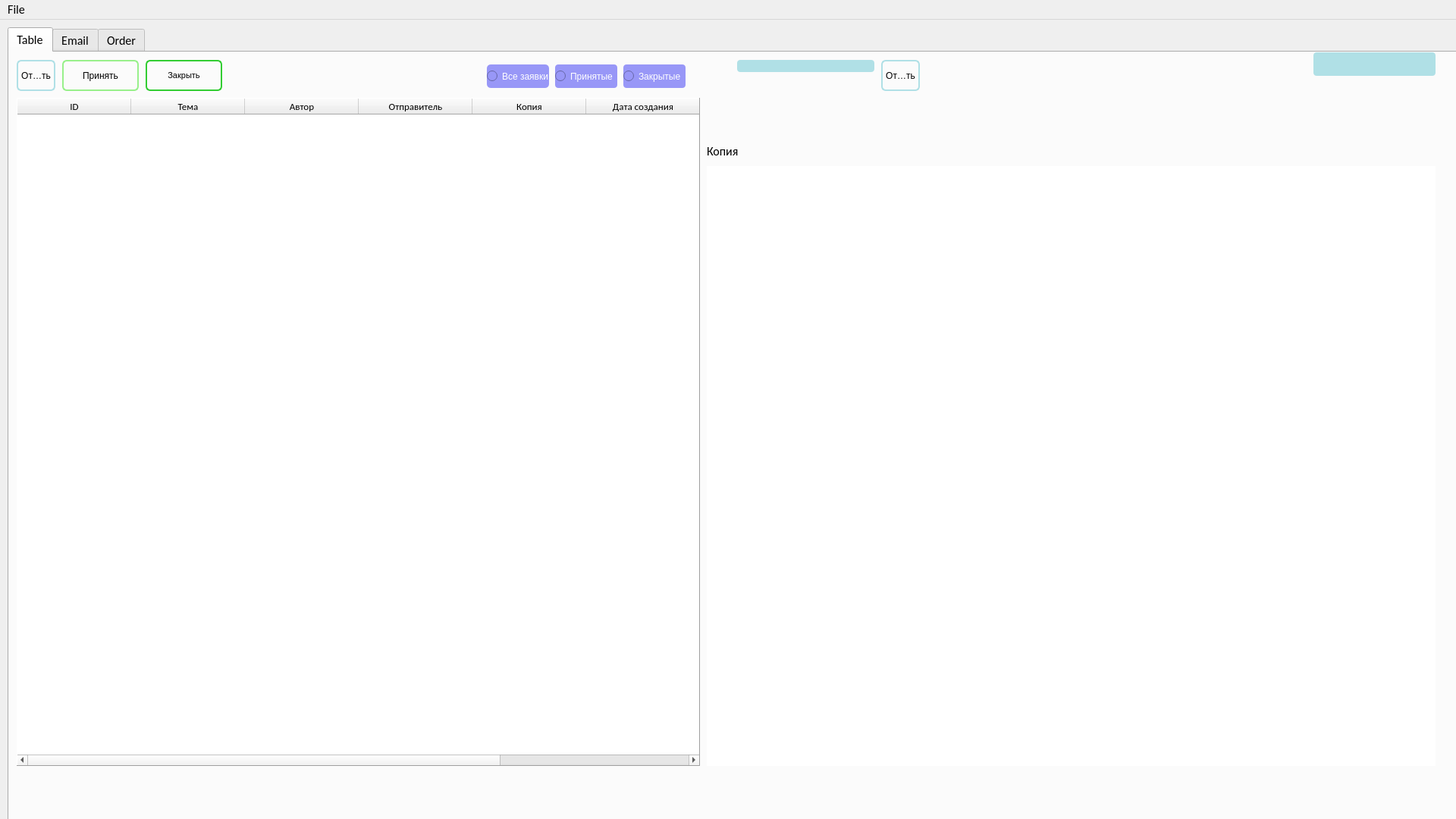
<?xml version="1.0" encoding="UTF-8"?>
<ui version="4.0">
 <class>MainWindow</class>
 <widget class="QMainWindow" name="MainWindow">
  <property name="geometry">
   <rect>
    <x>0</x>
    <y>0</y>
    <width>1920</width>
    <height>1080</height>
   </rect>
  </property>
  <property name="minimumSize">
   <size>
    <width>800</width>
    <height>600</height>
   </size>
  </property>
  <property name="font">
   <font>
    <family>Calibri</family>
    <pointsize>12</pointsize>
   </font>
  </property>
  <property name="windowTitle">
   <string>MainWindow</string>
  </property>
  <property name="whatsThis">
   <string/>
  </property>
  <property name="documentMode">
   <bool>false</bool>
  </property>
  <widget class="QWidget" name="centralwidget">
   <widget class="QTabWidget" name="tabWidget">
    <property name="geometry">
     <rect>
      <x>10</x>
      <y>10</y>
      <width>1920</width>
      <height>1080</height>
     </rect>
    </property>
    <property name="sizeIncrement">
     <size>
      <width>0</width>
      <height>0</height>
     </size>
    </property>
    <property name="baseSize">
     <size>
      <width>0</width>
      <height>0</height>
     </size>
    </property>
    <property name="font">
     <font>
      <family>Calibri</family>
      <pointsize>12</pointsize>
      <weight>50</weight>
      <italic>false</italic>
      <bold>false</bold>
     </font>
    </property>
    <property name="acceptDrops">
     <bool>false</bool>
    </property>
    <property name="styleSheet">
     <string notr="true">font: 12pt &quot;Calibri&quot;;


</string>
    </property>
    <property name="currentIndex">
     <number>0</number>
    </property>
    <property name="iconSize">
     <size>
      <width>45</width>
      <height>45</height>
     </size>
    </property>
    <property name="elideMode">
     <enum>Qt::ElideLeft</enum>
    </property>
    <property name="documentMode">
     <bool>false</bool>
    </property>
    <property name="tabsClosable">
     <bool>false</bool>
    </property>
    <property name="movable">
     <bool>true</bool>
    </property>
    <property name="tabBarAutoHide">
     <bool>false</bool>
    </property>
    <widget class="QWidget" name="tab">
     <attribute name="title">
      <string>Table</string>
     </attribute>
     <widget class="QTableWidget" name="tableWidget_table">
      <property name="geometry">
       <rect>
        <x>10</x>
        <y>60</y>
        <width>901</width>
        <height>881</height>
       </rect>
      </property>
      <property name="font">
       <font>
        <family>Calibri</family>
        <pointsize>10</pointsize>
        <weight>3</weight>
        <italic>false</italic>
        <bold>false</bold>
       </font>
      </property>
      <property name="mouseTracking">
       <bool>false</bool>
      </property>
      <property name="styleSheet">
       <string notr="true">font: 25 10pt &quot;Calibri&quot;;
selection-background-color: #b0e0e6
</string>
      </property>
      <property name="frameShape">
       <enum>QFrame::Panel</enum>
      </property>
      <property name="frameShadow">
       <enum>QFrame::Raised</enum>
      </property>
      <property name="sizeAdjustPolicy">
       <enum>QAbstractScrollArea::AdjustToContentsOnFirstShow</enum>
      </property>
      <property name="editTriggers">
       <set>QAbstractItemView::NoEditTriggers</set>
      </property>
      <property name="alternatingRowColors">
       <bool>true</bool>
      </property>
      <property name="selectionMode">
       <enum>QAbstractItemView::SingleSelection</enum>
      </property>
      <property name="selectionBehavior">
       <enum>QAbstractItemView::SelectRows</enum>
      </property>
      <property name="showGrid">
       <bool>false</bool>
      </property>
      <property name="gridStyle">
       <enum>Qt::NoPen</enum>
      </property>
      <property name="sortingEnabled">
       <bool>false</bool>
      </property>
      <property name="wordWrap">
       <bool>true</bool>
      </property>
      <property name="cornerButtonEnabled">
       <bool>true</bool>
      </property>
      <property name="rowCount">
       <number>0</number>
      </property>
      <property name="columnCount">
       <number>7</number>
      </property>
      <attribute name="horizontalHeaderVisible">
       <bool>true</bool>
      </attribute>
      <attribute name="horizontalHeaderCascadingSectionResizes">
       <bool>false</bool>
      </attribute>
      <attribute name="horizontalHeaderDefaultSectionSize">
       <number>150</number>
      </attribute>
      <attribute name="horizontalHeaderHighlightSections">
       <bool>true</bool>
      </attribute>
      <attribute name="horizontalHeaderMinimumSectionSize">
       <number>40</number>
      </attribute>
      <attribute name="horizontalHeaderShowSortIndicator" stdset="0">
       <bool>false</bool>
      </attribute>
      <attribute name="horizontalHeaderStretchLastSection">
       <bool>false</bool>
      </attribute>
      <attribute name="verticalHeaderCascadingSectionResizes">
       <bool>true</bool>
      </attribute>
      <attribute name="verticalHeaderDefaultSectionSize">
       <number>30</number>
      </attribute>
      <attribute name="verticalHeaderShowSortIndicator" stdset="0">
       <bool>true</bool>
      </attribute>
      <attribute name="verticalHeaderStretchLastSection">
       <bool>false</bool>
      </attribute>
      <column>
       <property name="text">
        <string>ID</string>
       </property>
      </column>
      <column>
       <property name="text">
        <string>Тема</string>
       </property>
      </column>
      <column>
       <property name="text">
        <string>Автор</string>
       </property>
      </column>
      <column>
       <property name="text">
        <string>Отправитель</string>
       </property>
      </column>
      <column>
       <property name="text">
        <string>Копия</string>
       </property>
      </column>
      <column>
       <property name="text">
        <string>Дата создания</string>
       </property>
      </column>
      <column>
       <property name="text">
        <string>Вложение</string>
       </property>
      </column>
     </widget>
     <widget class="QLabel" name="label_specialist">
      <property name="geometry">
       <rect>
        <x>1720</x>
        <y>0</y>
        <width>161</width>
        <height>31</height>
       </rect>
      </property>
      <property name="font">
       <font>
        <family>Calibri</family>
        <pointsize>12</pointsize>
        <weight>50</weight>
        <italic>false</italic>
        <bold>false</bold>
       </font>
      </property>
      <property name="layoutDirection">
       <enum>Qt::LeftToRight</enum>
      </property>
      <property name="styleSheet">
       <string notr="true">border-radius: 4px;
background-color: #b0e0e6;
color:white</string>
      </property>
      <property name="text">
       <string/>
      </property>
      <property name="alignment">
       <set>Qt::AlignCenter</set>
      </property>
      <property name="wordWrap">
       <bool>false</bool>
      </property>
     </widget>
     <widget class="QTextBrowser" name="textBrowser_email_1">
      <property name="geometry">
       <rect>
        <x>920</x>
        <y>150</y>
        <width>961</width>
        <height>671</height>
       </rect>
      </property>
      <property name="font">
       <font>
        <family>Calibri</family>
        <pointsize>12</pointsize>
        <weight>50</weight>
        <italic>false</italic>
        <bold>false</bold>
       </font>
      </property>
      <property name="styleSheet">
       <string notr="true">background-color: rgb(255, 255, 255);</string>
      </property>
      <property name="frameShape">
       <enum>QFrame::NoFrame</enum>
      </property>
      <property name="html">
       <string>&lt;!DOCTYPE HTML PUBLIC &quot;-//W3C//DTD HTML 4.0//EN&quot; &quot;http://www.w3.org/TR/REC-html40/strict.dtd&quot;&gt;
&lt;html&gt;&lt;head&gt;&lt;meta name=&quot;qrichtext&quot; content=&quot;1&quot; /&gt;&lt;style type=&quot;text/css&quot;&gt;
p, li { white-space: pre-wrap; }
&lt;/style&gt;&lt;/head&gt;&lt;body style=&quot; font-family:'Calibri'; font-size:12pt; font-weight:400; font-style:normal;&quot;&gt;
&lt;p style=&quot;-qt-paragraph-type:empty; margin-top:0px; margin-bottom:0px; margin-left:0px; margin-right:0px; -qt-block-indent:0; text-indent:0px;&quot;&gt;&lt;br /&gt;&lt;/p&gt;&lt;/body&gt;&lt;/html&gt;</string>
      </property>
      <property name="openExternalLinks">
       <bool>true</bool>
      </property>
     </widget>
     <widget class="QLabel" name="label_sender">
      <property name="geometry">
       <rect>
        <x>920</x>
        <y>50</y>
        <width>961</width>
        <height>31</height>
       </rect>
      </property>
      <property name="styleSheet">
       <string notr="true">font: 25 16pt &quot;Microsoft YaHei UI&quot;;

</string>
      </property>
      <property name="text">
       <string/>
      </property>
     </widget>
     <widget class="QLabel" name="label_time_send">
      <property name="geometry">
       <rect>
        <x>960</x>
        <y>10</y>
        <width>181</width>
        <height>16</height>
       </rect>
      </property>
      <property name="font">
       <font>
        <family>Calibri</family>
        <pointsize>9</pointsize>
        <weight>50</weight>
        <italic>false</italic>
        <bold>false</bold>
       </font>
      </property>
      <property name="styleSheet">
       <string notr="true">font: 9pt &quot;Calibri&quot;;
border-radius: 4px;
background-color: #b0e0e6;
color:white</string>
      </property>
      <property name="text">
       <string/>
      </property>
      <property name="alignment">
       <set>Qt::AlignCenter</set>
      </property>
     </widget>
     <widget class="QTableWidget" name="tableWidget">
      <property name="geometry">
       <rect>
        <x>920</x>
        <y>820</y>
        <width>961</width>
        <height>121</height>
       </rect>
      </property>
      <property name="styleSheet">
       <string notr="true">selection-background-color: #b0e0e6</string>
      </property>
      <property name="frameShape">
       <enum>QFrame::NoFrame</enum>
      </property>
      <property name="frameShadow">
       <enum>QFrame::Raised</enum>
      </property>
      <property name="lineWidth">
       <number>1</number>
      </property>
      <property name="midLineWidth">
       <number>0</number>
      </property>
      <property name="showGrid">
       <bool>true</bool>
      </property>
      <property name="rowCount">
       <number>0</number>
      </property>
      <attribute name="horizontalHeaderVisible">
       <bool>false</bool>
      </attribute>
      <attribute name="horizontalHeaderDefaultSectionSize">
       <number>96</number>
      </attribute>
      <attribute name="horizontalHeaderHighlightSections">
       <bool>true</bool>
      </attribute>
      <attribute name="horizontalHeaderMinimumSectionSize">
       <number>400</number>
      </attribute>
      <attribute name="verticalHeaderVisible">
       <bool>false</bool>
      </attribute>
      <attribute name="verticalHeaderHighlightSections">
       <bool>true</bool>
      </attribute>
      <column>
       <property name="text">
        <string>Вложение</string>
       </property>
      </column>
      <column>
       <property name="text">
        <string>Ссылка</string>
       </property>
      </column>
     </widget>
     <widget class="QLabel" name="label_attachments">
      <property name="enabled">
       <bool>true</bool>
      </property>
      <property name="geometry">
       <rect>
        <x>920</x>
        <y>10</y>
        <width>31</width>
        <height>31</height>
       </rect>
      </property>
      <property name="styleSheet">
       <string notr="true">image: url(:/images/image/folder.png);</string>
      </property>
      <property name="text">
       <string/>
      </property>
     </widget>
     <widget class="QLabel" name="label_subject">
      <property name="geometry">
       <rect>
        <x>920</x>
        <y>90</y>
        <width>961</width>
        <height>21</height>
       </rect>
      </property>
      <property name="styleSheet">
       <string notr="true">font: 75 12pt &quot;Tahoma&quot;;</string>
      </property>
      <property name="text">
       <string/>
      </property>
     </widget>
     <widget class="QToolButton" name="toolButton_reply">
      <property name="geometry">
       <rect>
        <x>1150</x>
        <y>10</y>
        <width>51</width>
        <height>41</height>
       </rect>
      </property>
      <property name="cursor">
       <cursorShape>ArrowCursor</cursorShape>
      </property>
      <property name="styleSheet">
       <string notr="true">QToolButton { /* all types of tool button */
    border: 2px solid #b0e0e6;
    border-radius: 6px;
    background-color: qlineargradient(x1: 0, y1: 0, x2: 0, y2: 1,
                                      stop: 0 #f6f7fa, stop: 1 #dadbde);
}

QToolButton[popupMode=&quot;1&quot;] { /* only for MenuButtonPopup */
    padding-right: 20px; /* make way for the popup button */
}

QToolButton:pressed {
    background-color: qlineargradient(x1: 0, y1: 0, x2: 0, y2: 1,
                                      stop: 0 #dadbde, stop: 1 #f6f7fa);
}

/* the subcontrols below are used only in the MenuButtonPopup mode */
QToolButton::menu-button {
    border: 2px solid gray;
    border-top-right-radius: 6px;
    border-bottom-right-radius: 6px;
    /* 16px width + 4px for border = 20px allocated above */
    width: 16px;
}

QToolButton::menu-arrow {
    image: url(downarrow.png);
}

QToolButton::menu-arrow:open {
    top: 1px; left: 1px; /* shift it a bit */
}</string>
      </property>
      <property name="text">
       <string>Ответить</string>
      </property>
      <property name="icon">
       <iconset resource="image.qrc">
        <normaloff>:/images/image/reply.png</normaloff>:/images/image/reply.png</iconset>
      </property>
      <property name="iconSize">
       <size>
        <width>45</width>
        <height>45</height>
       </size>
      </property>
      <property name="toolButtonStyle">
       <enum>Qt::ToolButtonIconOnly</enum>
      </property>
     </widget>
     <widget class="QToolButton" name="toolButton_accept">
      <property name="geometry">
       <rect>
        <x>70</x>
        <y>10</y>
        <width>101</width>
        <height>41</height>
       </rect>
      </property>
      <property name="cursor">
       <cursorShape>ArrowCursor</cursorShape>
      </property>
      <property name="toolTip">
       <string/>
      </property>
      <property name="statusTip">
       <string/>
      </property>
      <property name="whatsThis">
       <string/>
      </property>
      <property name="styleSheet">
       <string notr="true">QToolButton { /* all types of tool button */
	font: 8pt &quot;MS Shell Dlg 2&quot;;
    border: 2px solid #98f08b;
    border-radius: 6px;
    background-color: qlineargradient(x1: 0, y1: 0, x2: 0, y2: 1,
                                      stop: 0 #f6f7fa, stop: 1 #dadbde);
}

QToolButton[popupMode=&quot;1&quot;] { /* only for MenuButtonPopup */
    padding-right: 20px; /* make way for the popup button */
}

QToolButton:pressed {
    background-color: qlineargradient(x1: 0, y1: 0, x2: 0, y2: 1,
                                      stop: 0 #dadbde, stop: 1 #f6f7fa);
}

/* the subcontrols below are used only in the MenuButtonPopup mode */
QToolButton::menu-button {
    border: 2px solid gray;
    border-top-right-radius: 6px;
    border-bottom-right-radius: 6px;
    /* 16px width + 4px for border = 20px allocated above */
    width: 16px;
}

QToolButton::menu-arrow {
    image: url(downarrow.png);
}

QToolButton::menu-arrow:open {
    top: 1px; left: 1px; /* shift it a bit */
}</string>
      </property>
      <property name="text">
       <string>Принять</string>
      </property>
      <property name="icon">
       <iconset resource="image.qrc">
        <normaloff>:/images/image/add_icon.png</normaloff>:/images/image/add_icon.png</iconset>
      </property>
      <property name="iconSize">
       <size>
        <width>45</width>
        <height>45</height>
       </size>
      </property>
      <property name="toolButtonStyle">
       <enum>Qt::ToolButtonTextBesideIcon</enum>
      </property>
     </widget>
     <widget class="QToolButton" name="toolButton_refresh">
      <property name="geometry">
       <rect>
        <x>10</x>
        <y>10</y>
        <width>51</width>
        <height>41</height>
       </rect>
      </property>
      <property name="cursor">
       <cursorShape>ArrowCursor</cursorShape>
      </property>
      <property name="styleSheet">
       <string notr="true">QToolButton { /* all types of tool button */
    border: 2px solid #b0e0e6;
    border-radius: 6px;
    background-color: qlineargradient(x1: 0, y1: 0, x2: 0, y2: 1,
                                      stop: 0 #f6f7fa, stop: 1 #dadbde);
}

QToolButton[popupMode=&quot;1&quot;] { /* only for MenuButtonPopup */
    padding-right: 20px; /* make way for the popup button */
}

QToolButton:pressed {
    background-color: qlineargradient(x1: 0, y1: 0, x2: 0, y2: 1,
                                      stop: 0 #dadbde, stop: 1 #f6f7fa);
}

/* the subcontrols below are used only in the MenuButtonPopup mode */
QToolButton::menu-button {
    border: 2px solid gray;
    border-top-right-radius: 6px;
    border-bottom-right-radius: 6px;
    /* 16px width + 4px for border = 20px allocated above */
    width: 16px;
}

QToolButton::menu-arrow {
    image: url(downarrow.png);
}

QToolButton::menu-arrow:open {
    top: 1px; left: 1px; /* shift it a bit */
}</string>
      </property>
      <property name="text">
       <string>Ответить</string>
      </property>
      <property name="icon">
       <iconset resource="image.qrc">
        <normaloff>:/images/image/refresh.png</normaloff>:/images/image/refresh.png</iconset>
      </property>
      <property name="iconSize">
       <size>
        <width>45</width>
        <height>45</height>
       </size>
      </property>
      <property name="toolButtonStyle">
       <enum>Qt::ToolButtonIconOnly</enum>
      </property>
     </widget>
     <widget class="QLabel" name="label">
      <property name="geometry">
       <rect>
        <x>920</x>
        <y>120</y>
        <width>41</width>
        <height>21</height>
       </rect>
      </property>
      <property name="styleSheet">
       <string notr="true">font: 25 8pt &quot;Calibri&quot;;</string>
      </property>
      <property name="text">
       <string>Копия :</string>
      </property>
     </widget>
     <widget class="QLabel" name="label_copy">
      <property name="geometry">
       <rect>
        <x>960</x>
        <y>120</y>
        <width>921</width>
        <height>21</height>
       </rect>
      </property>
      <property name="styleSheet">
       <string notr="true">font: 25 8pt &quot;Microsoft JhengHei Light&quot;;</string>
      </property>
      <property name="frameShape">
       <enum>QFrame::NoFrame</enum>
      </property>
      <property name="frameShadow">
       <enum>QFrame::Plain</enum>
      </property>
      <property name="midLineWidth">
       <number>0</number>
      </property>
      <property name="text">
       <string/>
      </property>
      <property name="scaledContents">
       <bool>false</bool>
      </property>
      <property name="wordWrap">
       <bool>false</bool>
      </property>
     </widget>
     <widget class="QLabel" name="label_statusneworder">
      <property name="geometry">
       <rect>
        <x>310</x>
        <y>20</y>
        <width>301</width>
        <height>21</height>
       </rect>
      </property>
      <property name="styleSheet">
       <string notr="true">font: 75 9pt &quot;Calibri&quot;;
</string>
      </property>
      <property name="text">
       <string/>
      </property>
     </widget>
     <widget class="QRadioButton" name="radioButton_all">
      <property name="geometry">
       <rect>
        <x>630</x>
        <y>16</y>
        <width>82</width>
        <height>31</height>
       </rect>
      </property>
      <property name="layoutDirection">
       <enum>Qt::LeftToRight</enum>
      </property>
      <property name="styleSheet">
       <string notr="true">font: 9pt &quot;Calibri&quot;;
border-radius: 5px;
background-color: rgb(152, 151, 247);
color:white</string>
      </property>
      <property name="text">
       <string>Все заявки</string>
      </property>
      <property name="shortcut">
       <string/>
      </property>
     </widget>
     <widget class="QRadioButton" name="radioButton_accepted">
      <property name="geometry">
       <rect>
        <x>720</x>
        <y>16</y>
        <width>82</width>
        <height>31</height>
       </rect>
      </property>
      <property name="styleSheet">
       <string notr="true">font: 9pt &quot;Calibri&quot;;
border-radius: 4px;
background-color:rgb(152, 151, 247);
color:white</string>
      </property>
      <property name="text">
       <string>Принятые</string>
      </property>
     </widget>
     <widget class="QRadioButton" name="radioButton_closed">
      <property name="geometry">
       <rect>
        <x>810</x>
        <y>16</y>
        <width>82</width>
        <height>31</height>
       </rect>
      </property>
      <property name="styleSheet">
       <string notr="true">font: 9pt &quot;Calibri&quot;;
border-radius: 4px;
background-color: rgb(152, 151, 247);
color:white</string>
      </property>
      <property name="text">
       <string>Закрытые</string>
      </property>
     </widget>
     <widget class="QToolButton" name="toolButton_closeorder">
      <property name="geometry">
       <rect>
        <x>180</x>
        <y>10</y>
        <width>101</width>
        <height>41</height>
       </rect>
      </property>
      <property name="font">
       <font>
        <family>MS Shell Dlg 2</family>
        <pointsize>8</pointsize>
        <weight>50</weight>
        <italic>false</italic>
        <bold>false</bold>
       </font>
      </property>
      <property name="cursor">
       <cursorShape>OpenHandCursor</cursorShape>
      </property>
      <property name="styleSheet">
       <string notr="true">QToolButton { /* all types of tool button */
	font: 8pt &quot;MS Shell Dlg 2&quot;;
    border: 2px solid #32CD32;
    border-radius: 6px;
    background-color: qlineargradient(x1: 0, y1: 0, x2: 0, y2: 1,
                                      stop: 0 #f6f7fa, stop: 1 #dadbde);
}

QToolButton[popupMode=&quot;1&quot;] { /* only for MenuButtonPopup */
    padding-right: 20px; /* make way for the popup button */
}

QToolButton:pressed {
    background-color: qlineargradient(x1: 0, y1: 0, x2: 0, y2: 1,
                                      stop: 0 #dadbde, stop: 1 #f6f7fa);
}

/* the subcontrols below are used only in the MenuButtonPopup mode */
QToolButton::menu-button {
    border: 2px solid gray;
    border-top-right-radius: 6px;
    border-bottom-right-radius: 6px;
    /* 16px width + 4px for border = 20px allocated above */
    width: 16px;
}

QToolButton::menu-arrow {
    image: url(downarrow.png);
}

QToolButton::menu-arrow:open {
    top: 1px; left: 1px; /* shift it a bit */
}</string>
      </property>
      <property name="text">
       <string>Закрыть</string>
      </property>
      <property name="icon">
       <iconset resource="image.qrc">
        <normaloff>:/images/image/icons8-close order.png</normaloff>:/images/image/icons8-close order.png</iconset>
      </property>
      <property name="iconSize">
       <size>
        <width>45</width>
        <height>45</height>
       </size>
      </property>
      <property name="toolButtonStyle">
       <enum>Qt::ToolButtonTextBesideIcon</enum>
      </property>
     </widget>
    </widget>
    <widget class="QWidget" name="tab_2">
     <attribute name="title">
      <string>Email</string>
     </attribute>
     <widget class="QTextBrowser" name="textBrowser_email_2">
      <property name="geometry">
       <rect>
        <x>10</x>
        <y>10</y>
        <width>1361</width>
        <height>481</height>
       </rect>
      </property>
      <property name="styleSheet">
       <string notr="true">background-color: rgb(255, 255, 255);</string>
      </property>
      <property name="frameShape">
       <enum>QFrame::NoFrame</enum>
      </property>
      <property name="html">
       <string>&lt;!DOCTYPE HTML PUBLIC &quot;-//W3C//DTD HTML 4.0//EN&quot; &quot;http://www.w3.org/TR/REC-html40/strict.dtd&quot;&gt;
&lt;html&gt;&lt;head&gt;&lt;meta name=&quot;qrichtext&quot; content=&quot;1&quot; /&gt;&lt;style type=&quot;text/css&quot;&gt;
p, li { white-space: pre-wrap; }
&lt;/style&gt;&lt;/head&gt;&lt;body style=&quot; font-family:'Calibri'; font-size:12pt; font-weight:400; font-style:normal;&quot;&gt;
&lt;p style=&quot;-qt-paragraph-type:empty; margin-top:0px; margin-bottom:0px; margin-left:0px; margin-right:0px; -qt-block-indent:0; text-indent:0px;&quot;&gt;&lt;br /&gt;&lt;/p&gt;&lt;/body&gt;&lt;/html&gt;</string>
      </property>
      <property name="openExternalLinks">
       <bool>true</bool>
      </property>
     </widget>
     <widget class="QToolButton" name="toolButton_Attachments">
      <property name="geometry">
       <rect>
        <x>710</x>
        <y>490</y>
        <width>81</width>
        <height>81</height>
       </rect>
      </property>
      <property name="cursor">
       <cursorShape>OpenHandCursor</cursorShape>
      </property>
      <property name="styleSheet">
       <string notr="true">QToolButton { /* all types of tool button */
    border: 2px solid #b0e0e6;
    border-radius: 6px;
    background-color: qlineargradient(x1: 0, y1: 0, x2: 0, y2: 1,
                                      stop: 0 #f6f7fa, stop: 1 #dadbde);
}

QToolButton[popupMode=&quot;1&quot;] { /* only for MenuButtonPopup */
    padding-right: 20px; /* make way for the popup button */
}

QToolButton:pressed {
    background-color: qlineargradient(x1: 0, y1: 0, x2: 0, y2: 1,
                                      stop: 0 #dadbde, stop: 1 #f6f7fa);
}

/* the subcontrols below are used only in the MenuButtonPopup mode */
QToolButton::menu-button {
    border: 2px solid gray;
    border-top-right-radius: 6px;
    border-bottom-right-radius: 6px;
    /* 16px width + 4px for border = 20px allocated above */
    width: 16px;
}

QToolButton::menu-arrow {
    image: url(downarrow.png);
}

QToolButton::menu-arrow:open {
    top: 1px; left: 1px; /* shift it a bit */
}</string>
      </property>
      <property name="text">
       <string>Вложение</string>
      </property>
      <property name="icon">
       <iconset resource="image.qrc">
        <normaloff>:/images/image/folder.png</normaloff>:/images/image/folder.png</iconset>
      </property>
      <property name="iconSize">
       <size>
        <width>45</width>
        <height>45</height>
       </size>
      </property>
      <property name="toolButtonStyle">
       <enum>Qt::ToolButtonTextUnderIcon</enum>
      </property>
     </widget>
    </widget>
    <widget class="QWidget" name="tab_3">
     <attribute name="title">
      <string>Order</string>
     </attribute>
     <widget class="QTableWidget" name="tableWidget_order_tblwork">
      <property name="geometry">
       <rect>
        <x>10</x>
        <y>60</y>
        <width>821</width>
        <height>811</height>
       </rect>
      </property>
      <property name="styleSheet">
       <string notr="true">font: 25 10pt &quot;Calibri&quot;;
selection-background-color: #b0e0e6</string>
      </property>
      <property name="frameShape">
       <enum>QFrame::Panel</enum>
      </property>
      <property name="frameShadow">
       <enum>QFrame::Raised</enum>
      </property>
      <property name="editTriggers">
       <set>QAbstractItemView::NoEditTriggers</set>
      </property>
      <property name="showGrid">
       <bool>false</bool>
      </property>
      <property name="sortingEnabled">
       <bool>true</bool>
      </property>
      <property name="rowCount">
       <number>0</number>
      </property>
      <attribute name="horizontalHeaderCascadingSectionResizes">
       <bool>false</bool>
      </attribute>
      <attribute name="horizontalHeaderDefaultSectionSize">
       <number>159</number>
      </attribute>
      <attribute name="horizontalHeaderMinimumSectionSize">
       <number>40</number>
      </attribute>
      <attribute name="horizontalHeaderStretchLastSection">
       <bool>true</bool>
      </attribute>
      <attribute name="verticalHeaderShowSortIndicator" stdset="0">
       <bool>true</bool>
      </attribute>
      <attribute name="verticalHeaderStretchLastSection">
       <bool>false</bool>
      </attribute>
      <column>
       <property name="text">
        <string>ID</string>
       </property>
      </column>
      <column>
       <property name="text">
        <string>Тема</string>
       </property>
      </column>
      <column>
       <property name="text">
        <string>Автор</string>
       </property>
      </column>
      <column>
       <property name="text">
        <string>Принято</string>
       </property>
      </column>
      <column>
       <property name="text">
        <string>Специалист</string>
       </property>
      </column>
     </widget>
     <widget class="QTableWidget" name="tableWidget_order_tbldone">
      <property name="geometry">
       <rect>
        <x>850</x>
        <y>60</y>
        <width>821</width>
        <height>811</height>
       </rect>
      </property>
      <property name="styleSheet">
       <string notr="true">font: 25 10pt &quot;Calibri&quot;;
selection-background-color: #b0e0e6</string>
      </property>
      <property name="frameShape">
       <enum>QFrame::Panel</enum>
      </property>
      <property name="frameShadow">
       <enum>QFrame::Raised</enum>
      </property>
      <property name="editTriggers">
       <set>QAbstractItemView::NoEditTriggers</set>
      </property>
      <property name="showGrid">
       <bool>false</bool>
      </property>
      <property name="sortingEnabled">
       <bool>true</bool>
      </property>
      <property name="rowCount">
       <number>0</number>
      </property>
      <attribute name="horizontalHeaderDefaultSectionSize">
       <number>159</number>
      </attribute>
      <attribute name="horizontalHeaderMinimumSectionSize">
       <number>40</number>
      </attribute>
      <attribute name="horizontalHeaderStretchLastSection">
       <bool>true</bool>
      </attribute>
      <attribute name="verticalHeaderShowSortIndicator" stdset="0">
       <bool>true</bool>
      </attribute>
      <column>
       <property name="text">
        <string>ID</string>
       </property>
      </column>
      <column>
       <property name="text">
        <string>Тема</string>
       </property>
      </column>
      <column>
       <property name="text">
        <string>Автор</string>
       </property>
      </column>
      <column>
       <property name="text">
        <string>Выполнено</string>
       </property>
      </column>
      <column>
       <property name="text">
        <string>Специалист</string>
       </property>
      </column>
     </widget>
     <widget class="QLabel" name="label_inwork">
      <property name="geometry">
       <rect>
        <x>360</x>
        <y>10</y>
        <width>111</width>
        <height>31</height>
       </rect>
      </property>
      <property name="layoutDirection">
       <enum>Qt::LeftToRight</enum>
      </property>
      <property name="styleSheet">
       <string notr="true">background-color:  #b0e0e6;
color: rgb(255, 255, 255);

</string>
      </property>
      <property name="text">
       <string>В РАБОТЕ</string>
      </property>
      <property name="alignment">
       <set>Qt::AlignCenter</set>
      </property>
     </widget>
     <widget class="QLabel" name="label_done">
      <property name="geometry">
       <rect>
        <x>1190</x>
        <y>10</y>
        <width>111</width>
        <height>31</height>
       </rect>
      </property>
      <property name="layoutDirection">
       <enum>Qt::LeftToRight</enum>
      </property>
      <property name="styleSheet">
       <string notr="true">background-color:  #b0e0e6;
color: rgb(255, 255, 255);

</string>
      </property>
      <property name="text">
       <string>ВЫПОЛНЕНО</string>
      </property>
      <property name="alignment">
       <set>Qt::AlignCenter</set>
      </property>
     </widget>
     <widget class="QLabel" name="label_orderinwork">
      <property name="geometry">
       <rect>
        <x>1680</x>
        <y>30</y>
        <width>151</width>
        <height>41</height>
       </rect>
      </property>
      <property name="styleSheet">
       <string notr="true">border-radius: 4px;
background-color: rgb(152, 151, 247);</string>
      </property>
      <property name="text">
       <string>В РАБОТЕ</string>
      </property>
      <property name="alignment">
       <set>Qt::AlignCenter</set>
      </property>
     </widget>
     <widget class="QLabel" name="label_orderinworkcount">
      <property name="geometry">
       <rect>
        <x>1840</x>
        <y>30</y>
        <width>61</width>
        <height>41</height>
       </rect>
      </property>
      <property name="styleSheet">
       <string notr="true">border-radius: 4px;
background-color: rgb(152, 151, 247);</string>
      </property>
      <property name="text">
       <string/>
      </property>
      <property name="alignment">
       <set>Qt::AlignCenter</set>
      </property>
     </widget>
     <widget class="QLabel" name="label_orderdone">
      <property name="geometry">
       <rect>
        <x>1680</x>
        <y>80</y>
        <width>151</width>
        <height>41</height>
       </rect>
      </property>
      <property name="styleSheet">
       <string notr="true">border-radius: 4px;
background-color: rgb(152, 151, 247);</string>
      </property>
      <property name="text">
       <string>ВЫПОЛНЕНО</string>
      </property>
      <property name="alignment">
       <set>Qt::AlignCenter</set>
      </property>
     </widget>
     <widget class="QLabel" name="label_orderindonecount">
      <property name="geometry">
       <rect>
        <x>1840</x>
        <y>80</y>
        <width>61</width>
        <height>41</height>
       </rect>
      </property>
      <property name="styleSheet">
       <string notr="true">border-radius: 4px;
background-color: rgb(152, 151, 247);</string>
      </property>
      <property name="text">
       <string/>
      </property>
      <property name="alignment">
       <set>Qt::AlignCenter</set>
      </property>
     </widget>
    </widget>
   </widget>
  </widget>
  <widget class="QMenuBar" name="menuBar">
   <property name="geometry">
    <rect>
     <x>0</x>
     <y>0</y>
     <width>1920</width>
     <height>21</height>
    </rect>
   </property>
   <widget class="QMenu" name="menuFile">
    <property name="title">
     <string>File</string>
    </property>
    <addaction name="action_Settings"/>
    <addaction name="action_newspecialict"/>
   </widget>
   <addaction name="menuFile"/>
  </widget>
  <action name="action_Settings">
   <property name="text">
    <string>Settings</string>
   </property>
  </action>
  <action name="action_newspecialict">
   <property name="text">
    <string>Завести нового специалиста</string>
   </property>
  </action>
 </widget>
 <resources>
  <include location="image.qrc"/>
 </resources>
 <connections/>
</ui>
